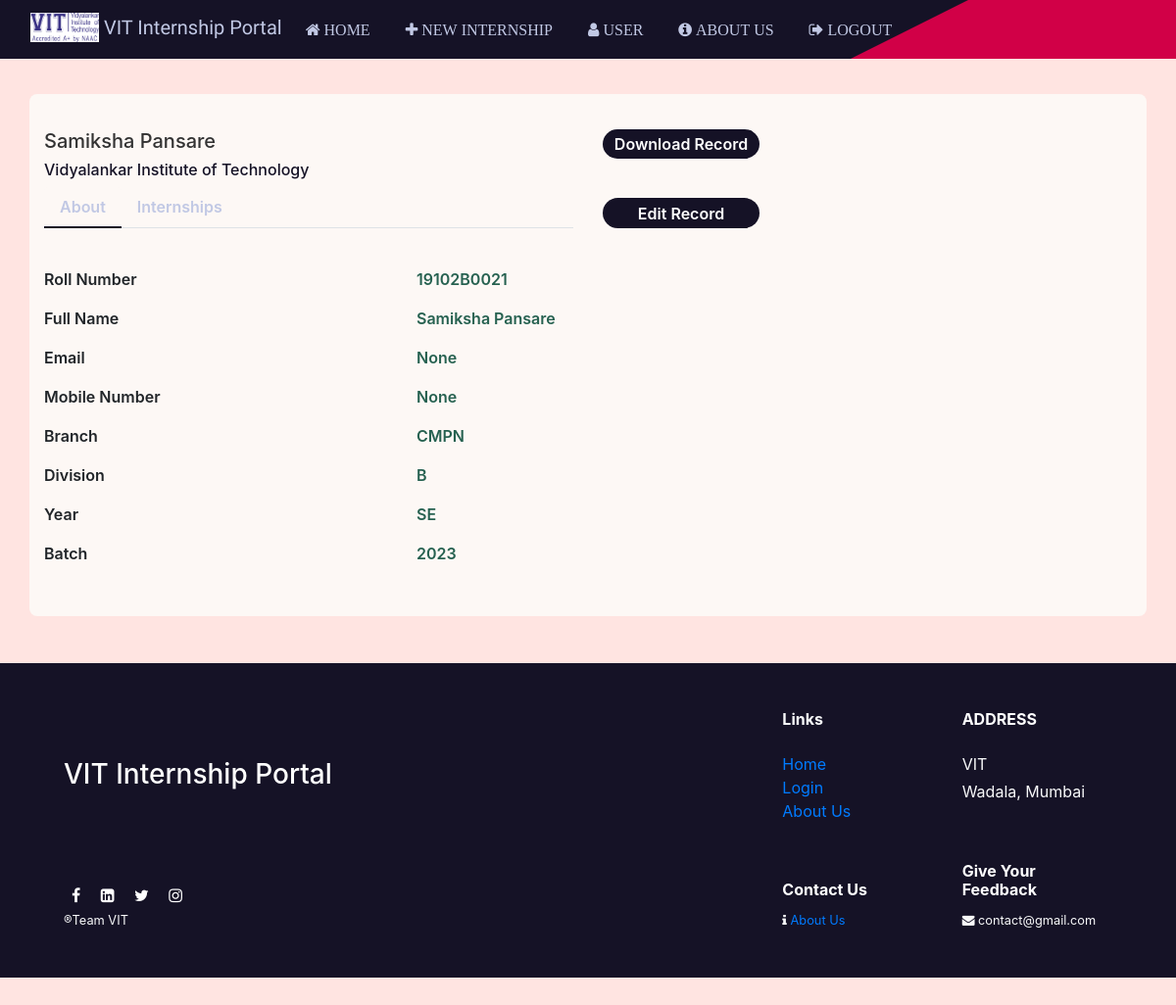
Page /profile/96 (signed in) on the earlier database version.
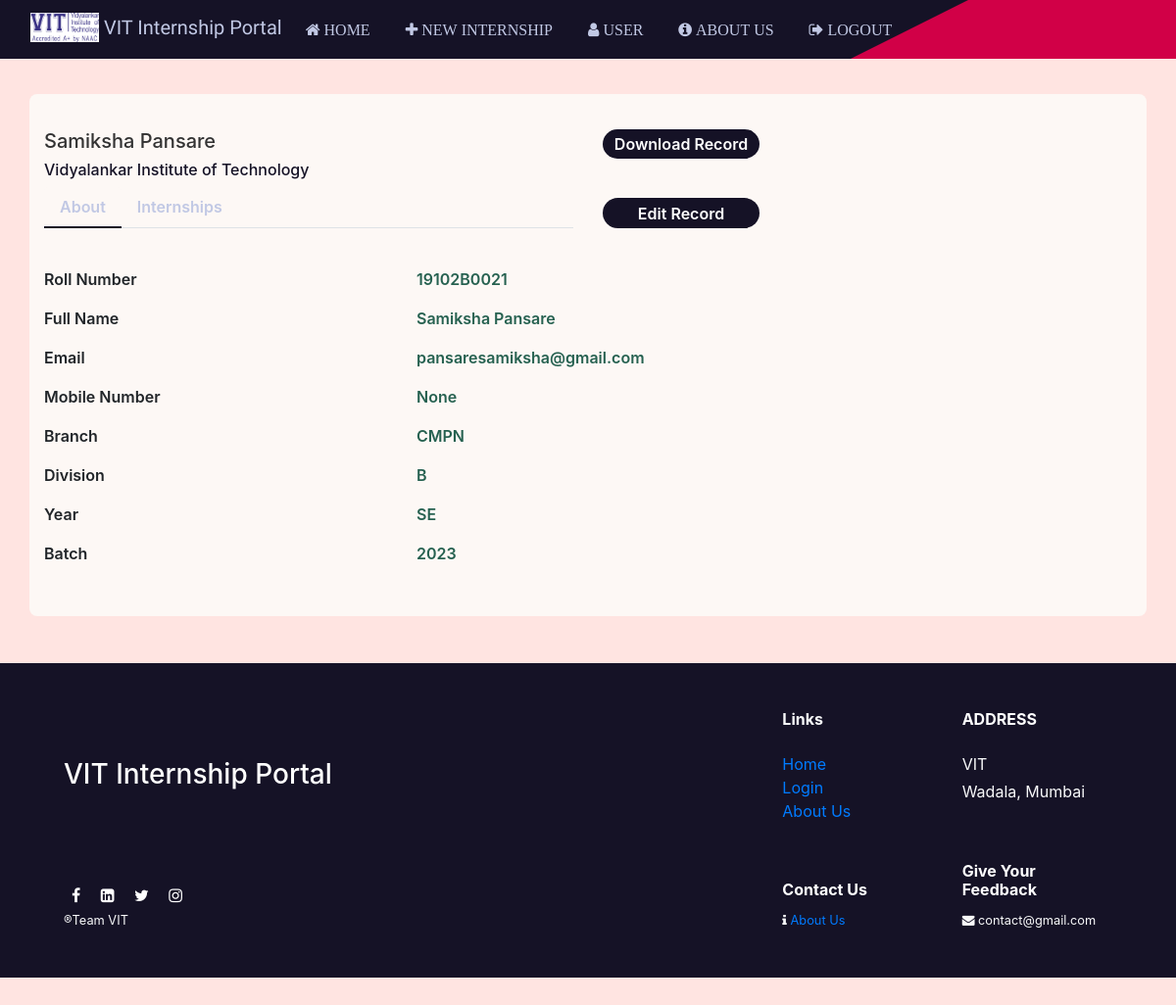
Same page on the later database version.
### app.py (models this page shows)
class Users(UserMixin, db.Model):
    id = db.Column(db.Integer, primary_key=True)
    fullname = db.Column(db.String(150))
    rollno = db.Column(db.String(15), unique=True)
    password = db.Column(db.String(80))
    mobileno = db.Column(db.String(15))
    email = db.Column(db.String(50))
    dept = db.Column(db.String(15))
    div = db.Column(db.String(15))
    year = db.Column(db.String(15))
    batch = db.Column(db.String(15))
    linkedIn_username = db.Column(db.Text)
    role = db.Column(db.Text)

### app.py (the view)
@app.route('/profile/<int:user_id>', methods=['GET', 'POST'])
@app.route('/profile/', methods=['GET', 'POST'])
@login_required
def profile(user_id):
    user = Users.query.filter_by(id=user_id).first()
    internships = Internships.query.filter_by(user_id=user_id).all()
    return render_template("profile.html", current_user=current_user, internships=internships, user=user)

### app.py (called while the page is built)
@login_manager.user_loader
def load_user(user_id):
    return Users.query.get(int(user_id))

### templates/profile.html (shortened to what the changed rows need)
<!DOCTYPE html>
<html lang="en">
  <head>
    <link rel="stylesheet" href="../static/css/styles.css" />
    <link rel="stylesheet" href="../static/css/profile.css" />
    <link
      rel="stylesheet"
      href="https://cdnjs.cloudflare.com/ajax/libs/font-awesome/4.7.0/css/font-awesome.min.css"
    />
    <link
      rel="stylesheet"
      href="https://maxcdn.bootstrapcdn.com/bootstrap/4.0.0/css/bootstrap.min.css"
    />
  </head>
  <body style="background-color: #ffe4e1">
    <div class="container emp-profile">
      <form>
        <div class="row">
          <div class="col-md-6">
            <div class="profile-head">
              <h5>{{user.fullname}}</h5>
              <h6>Vidyalankar Institute of Technology</h6>
              <ul class="nav nav-tabs" id="myTab" role="tablist">
                <li class="nav-item">
                </li>
                <li class="nav-item">
                </li>
              </ul>
            </div>
          </div>
        </div>
        <div class="row">
          <div class="col-md-8">
            <div class="tab-content profile-tab" id="myTabContent">
              <div
                class="tab-pane fade show active"
                id="home"
                role="tabpanel"
                aria-labelledby="home-tab"
              >
                <div class="row">
                  <div class="col-md-6">
                    <p>{{user.rollno}}</p>
                  </div>
                </div>
                <div class="row">
                  <div class="col-md-6">
                    <p>{{ user.fullname }}</p>
                  </div>
                </div>
                <div class="row">
                  <div class="col-md-6">
                    <p>{{ user.email }}</p>
                  </div>
                </div>
                <div class="row">
                  <div class="col-md-6">
                    <p>{{ user.mobileno }}</p>
                  </div>
                </div>
                <div class="row">
                  <div class="col-md-6">
                    <p>{{user.dept}}</p>
                  </div>
                </div>
                <div class="row">
                  <div class="col-md-6">
                    <p>{{user.div}}</p>
                  </div>
                </div>
                <div class="row">
                  <div class="col-md-6">
                    <p>{{user.year}}</p>
                  </div>
                </div>
                <div class="row">
                  <div class="col-md-6">
                    <p>{{user.batch}}</p>
                  </div>
                </div>
              </div>
              </div>
            </div>
          </div>
        </div>
  </body>
</html>

Differences in the rows shown:
changed Users "Samiksha Pansare": email "None" → "pansaresamiksha@gmail.com"
